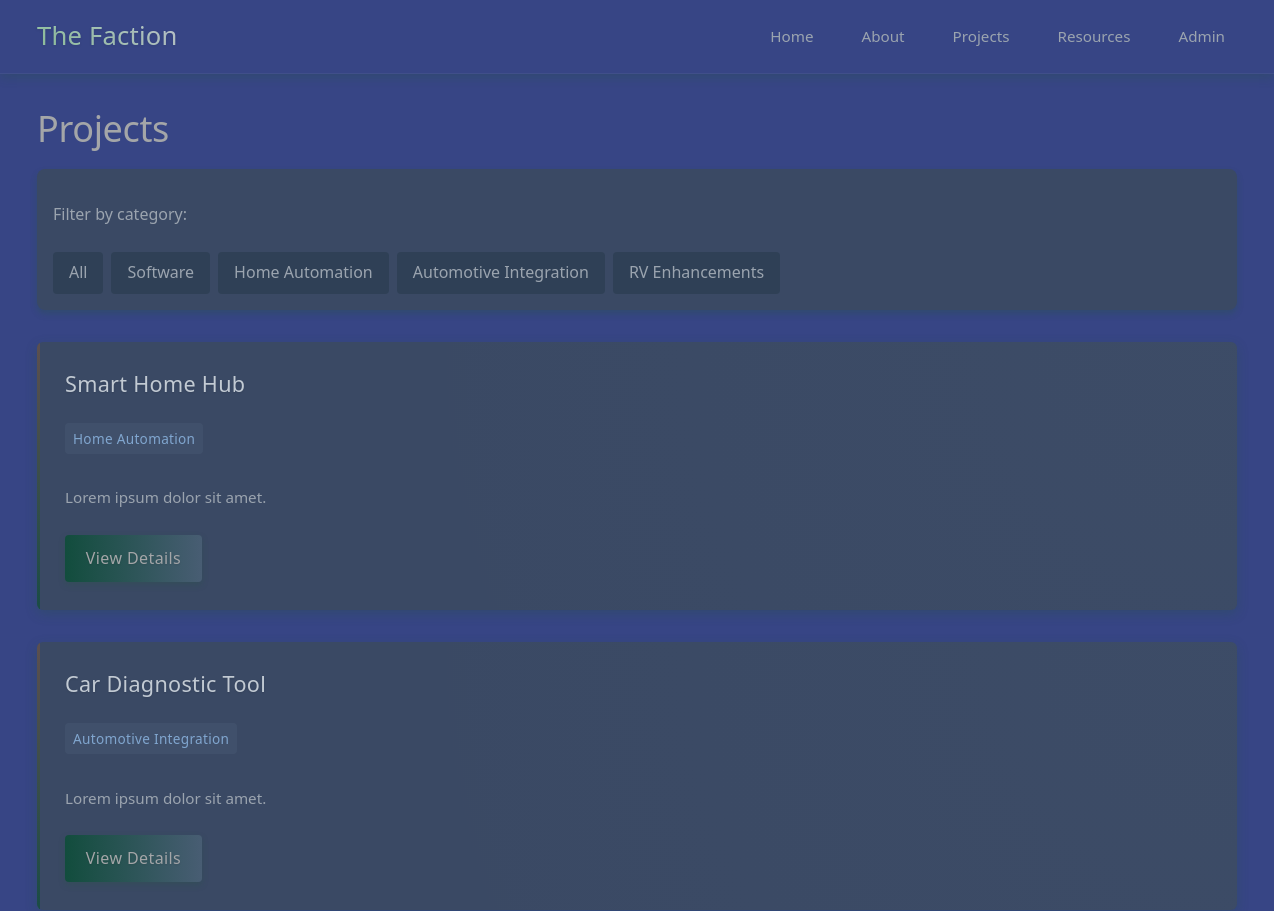
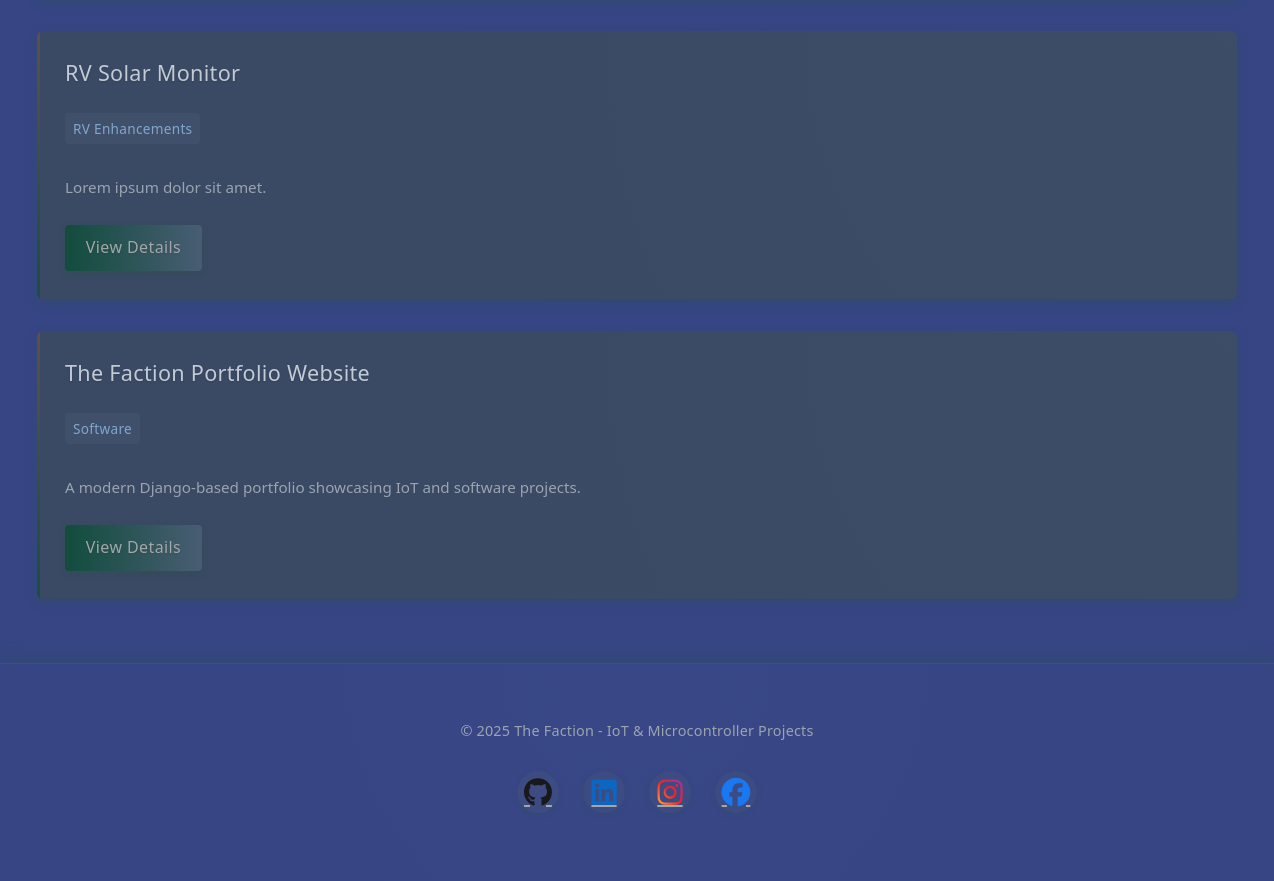
/projects/, run on the app's committed database (2 pictures, top to bottom).
### portfolio/models.py (models this page shows, shortened)
class Project(models.Model):
    CATEGORY_CHOICES = [
        ('Software', 'Software'),
        ('Home Automation', 'Home Automation'),
        ('Automotive Integration', 'Automotive Integration'),
        ('RV Enhancements', 'RV Enhancements'),
    ]
    title = models.CharField(max_length=200)
    description = models.TextField()
    category = models.CharField(max_length=50, choices=CATEGORY_CHOICES)
    technologies_used = models.ManyToManyField(Technology, blank=True)
    github_repo_link = models.URLField(blank=True, null=True)
    purchase_links = models.JSONField(blank=True, null=True)
    date_created = models.DateTimeField(auto_now_add=True)
    date_updated = models.DateTimeField(auto_now=True)

### portfolio/views.py (the view)
# urls.py: path('projects/', views.ProjectListView.as_view(), name='project_list'),
class ProjectListView(ListView):
    model = Project
    template_name = 'portfolio/project_list.html'
    context_object_name = 'projects'
    def get_queryset(self):
        queryset = super().get_queryset()
        category = self.request.GET.get('category')
        if category:
            queryset = queryset.filter(category=category)
        return queryset

### portfolio/templates/portfolio/project_list.html (shortened to what this page needs)
{% extends 'portfolio/base.html' %}
{% block content %}
<section class="projects">
    <h1>Projects</h1>
    <div class="filters">
        <p>Filter by category:</p>
        <ul>
            <li><a href="?">All</a></li>
            <li><a href="?category=Software">Software</a></li>
            <li><a href="?category=Home Automation">Home Automation</a></li>
            <li><a href="?category=Automotive Integration">Automotive Integration</a></li>
            <li><a href="?category=RV Enhancements">RV Enhancements</a></li>
        </ul>
    </div>
    <div class="project-list">
        {% for project in projects %}
            <div class="hero-card">
                <div class="hero-card-content">
                    <h2>{{ project.title }}</h2>
                    <p class="category">{{ project.category }}</p>
                    <p>{{ project.description|truncatewords:25 }}</p>
                    <a href="{% url 'portfolio:project_detail' project.pk %}" class="btn">View Details</a>
                </div>
            </div>
        {% empty %}
            <p>No projects found.</p>
        {% endfor %}
    </div>
</section>
{% endblock %}

### portfolio/templates/portfolio/base.html (shortened to what this page needs)
{% load static %}
<!DOCTYPE html>
<html lang="en">
<head>
    <link rel="stylesheet" href="{% static 'css/style.css' %}?v=1.3">
    <link rel="stylesheet" href="https://cdnjs.cloudflare.com/ajax/libs/font-awesome/6.5.1/css/all.min.css" />
</head>
<body>
    <header>
        <nav>
            <a href="{% url 'portfolio:home' %}" class="logo">
                <span class="logo-text">The Faction</span>
            </a>
            <ul>
                <li><a href="{% url 'portfolio:home' %}">Home</a></li>
                <li><a href="{% url 'portfolio:about' %}">About</a></li>
                <li><a href="{% url 'portfolio:project_list' %}">Projects</a></li>
                <li><a href="{% url 'portfolio:info_list' %}">Resources</a></li>
                <li><a href="{% url 'portfolio:admin_login' %}">Admin</a></li>
            </ul>
        </nav>
    </header>
    <main>
        {% block content %}
        {% endblock %}
    </main>
    <footer>
        <p>&copy; 2025 The Faction - IoT & Microcontroller Projects</p>
        <div class="social-footer">
            <a href="https://github.com/magealexstra" target="_blank" class="social-icon github" title="GitHub">
                <i class="fab fa-github fa-2x"></i>
            </a>
            <a href="https://www.linkedin.com/in/magealexstra/" target="_blank" class="social-icon linkedin" title="LinkedIn">
                <i class="fab fa-linkedin fa-2x"></i>
            </a>
            <a href="https://www.instagram.com/magealexstra/" target="_blank" class="social-icon instagram" title="Instagram">
                <i class="fab fa-instagram fa-2x"></i>
            </a>
            <a href="https://www.facebook.com/daniel.hall.1800/" target="_blank" class="social-icon facebook" title="Facebook">
                <i class="fab fa-facebook fa-2x"></i>
            </a>
        </div>
    </footer>
</body>
</html>

### data on the page
Project: title "Smart Home Hub", category "Home Automation", description "Lorem ipsum dolor sit amet."
Project: title "Car Diagnostic Tool", category "Automotive Integration", description "Lorem ipsum dolor sit amet."
Project: title "RV Solar Monitor", category "RV Enhancements", description "Lorem ipsum dolor sit amet."
Project: title "The Faction Portfolio Website", category "Software", description "A modern Django-based portfolio showcasing IoT and software projects."
